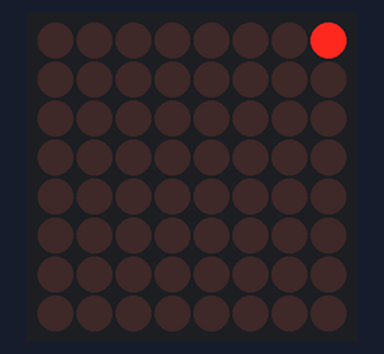
Bench run of a sketch on a simulated Arduino Uno, built with avr-gcc and run on an emulated ATmega328P. Shown: 8×8 LED matrix. Wiring (inferred from the names in the program): MAX7219 LED driver (orientation assumed): data A2; clock A0; CS A1.

Above: at 0.1 s.
At 0.9 s:
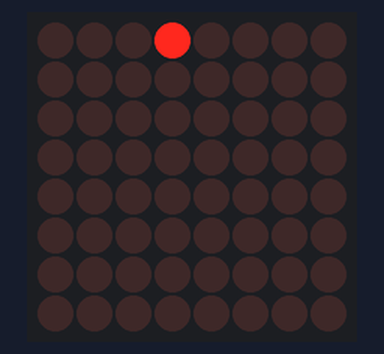
At 1.7 s:
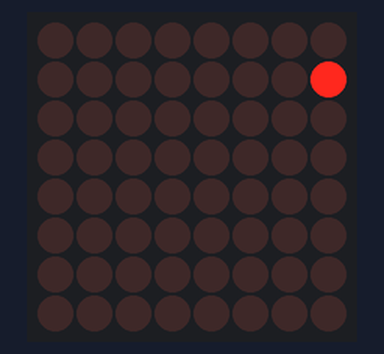
At 3.3 s:
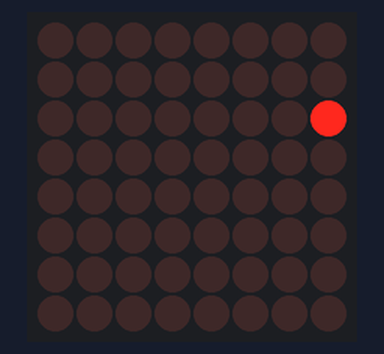
At 6.7 s:
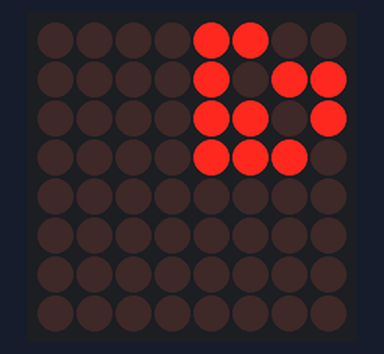
At 8.2 s:
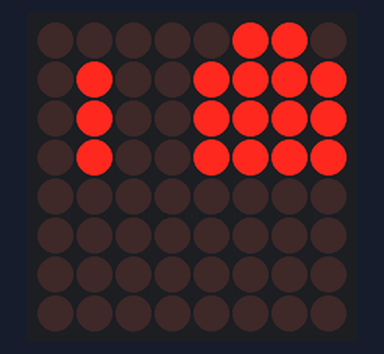

Measured:
- what the display in image 4 shows lasts 1.5 s, from 6.6 s to 8.1 s

The sketch:

7segment_MAX7219.ino
```cpp
#define dataPin A2 // we first start by giving the name of our signals to better
#define latchPin A1 // refence then later on. Now we use the GPIO location to know
#define clockPin A0 // where the signals are coming out of the microcontroler
// the link below will explain in detial how #define works
//https://www.arduino.cc/reference/en/language/structure/further-syntax/define/

//void writeMAX7219(int LATCH,int CLOCK,int DATA,byte Address,byte Command);
//void segment_Sweep();
//void INIT_MAX7219();

void setup() {
  // put your setup code here, to run once:
  // This is where we will define our GPIO as either input or output
  // in this case, they will be output as we are sending them from the
  // arduino to the chip
  pinMode(latchPin, OUTPUT);
  pinMode(clockPin, OUTPUT);
  pinMode(dataPin, OUTPUT);
  // Our setup is down, now lets work on the main code
  Serial.begin(9600); // thisl ine starts the infinite loop called void loop()
  //https://www.arduino.cc/reference/en/language/functions/communication/serial/
  //https://www.arduino.cc/en/serial/begin
}

void loop() {
  // put your main code here, to run repeatedly:
  // add the data sheet pic and the drawing
  static bool setup_Display = false; //"Variables declared as static will only be created and initialized the first time a function is called."
  https://www.arduino.cc/reference/en/language/variables/variable-scope-qualifiers/static/
  if (setup_Display == false)
  {
    INIT_MAX7219();
    setup_Display = true;
    }
  segment_Sweep();

}

void segment_Sweep(){
  for(byte Address = 0x01;Address<=0x04;Address++)
  {//loop from address 1 to address 4, digits 0 through 3
    for(byte Command = 0x01; Command<=0x80 && Command != 0x00;Command*=2) // after Command reaches 128, the next *=2 will cause and over flow and make command = 0x00
    {//loop through all segments
      writeMAX7219(latchPin,clockPin,dataPin,Address,Command);
      delay(200);
    }
    writeMAX7219(latchPin,clockPin,dataPin,Address,0x00); //clears the last digit
  }

  delay(200);
  set_Decode_Mode(3); //turns decode on for digit 0-3 / 1-4
  writeMAX7219(latchPin,clockPin,dataPin,0x01,0x0C);
  writeMAX7219(latchPin,clockPin,dataPin,0x02,0x0B);
  writeMAX7219(latchPin,clockPin,dataPin,0x03,0x0D);
  writeMAX7219(latchPin,clockPin,dataPin,0x04,0x0E);
  delay(1500);
  writeMAX7219(latchPin,clockPin,dataPin,0x01,0x0F); //clears all bits
  writeMAX7219(latchPin,clockPin,dataPin,0x02,0x0F); //for digit 0-3 / 1-4
  writeMAX7219(latchPin,clockPin,dataPin,0x03,0x0F);
  writeMAX7219(latchPin,clockPin,dataPin,0x04,0x0F);
  set_Decode_Mode(0); //removes decode mode and allows to light up individual bits

  while(true)
  {
    writeMAX7219(latchPin,clockPin,dataPin,0x01,0x06);
    writeMAX7219(latchPin,clockPin,dataPin,0x02,0x4F);
    writeMAX7219(latchPin,clockPin,dataPin,0x03,0x4F);
    writeMAX7219(latchPin,clockPin,dataPin,0x04,0x4F);
  }
}

void set_Decode_Mode(int select){ // Decode means code B font which can be found in the data sheet for the MAX7219 chip
  switch (select) { //No decode means that we can light up a segment based on the bits used
  case 1:
    writeMAX7219(latchPin,clockPin,dataPin,0x09,0x00);// No decode for digits 7–0
    break;
  case 2:
    writeMAX7219(latchPin,clockPin,dataPin,0x09,0x01);// Code B decode for digit 0 No decode for digits 7–1
    break;
  case 3:
    writeMAX7219(latchPin,clockPin,dataPin,0x09,0x0F);// Code B decode for digits 3–0 No decode for digits 7–4
    break;
  case 4:
    writeMAX7219(latchPin,clockPin,dataPin,0x09,0xFF);// Code B decode for digits 7–0
    break;
  default:
    writeMAX7219(latchPin,clockPin,dataPin,0x09,0x00);// No decode for digits 7–0
    break;
}
  }

void INIT_MAX7219(){
  writeMAX7219(latchPin,clockPin,dataPin,0x0C,0x00);//Shutdown mode while setting up config.
  writeMAX7219(latchPin,clockPin,dataPin,0x0A,0x07);//Midrange Brightness Mode
  writeMAX7219(latchPin,clockPin,dataPin,0x0B,0x03);//scan only digits 0-3 i.e the ones we use
  writeMAX7219(latchPin,clockPin,dataPin,0x09,0x00);//No decode for all digits
  writeMAX7219(latchPin,clockPin,dataPin,0x04,0x00);//Write BLANK to digit 3
  writeMAX7219(latchPin,clockPin,dataPin,0x03,0x00);//Write BLANK to digit 2
  writeMAX7219(latchPin,clockPin,dataPin,0x02,0x00);//Write BLANK to digit 1
  writeMAX7219(latchPin,clockPin,dataPin,0x01,0x00);//Write BLANK to digit 0
  writeMAX7219(latchPin,clockPin,dataPin,0x0C,0x01);//Normal mode
  }

void writeMAX7219(int LATCH,int CLOCK,int DATA,byte Address,byte Command){ //could we get ruf og LATCH and Clock bc they are global?
  //only one thing uses it at a time, even with threading.. i think
  digitalWrite(LATCH, LOW);//the chip admits data when latch is set to low
  digitalWrite(CLOCK, LOW);//the chip stores data on the rising clock edge
  //https://www.arduino.cc/reference/en/language/functions/digital-io/digitalwrite/
  //shiftOut(dataPin, clockPin, bitOrder, value)
  //https://www.arduino.cc/reference/en/language/functions/advanced-io/shiftout/
  shiftOut(DATA, CLOCK, MSBFIRST, Address);
  shiftOut(DATA, CLOCK, MSBFIRST, Command);
  //Data bits are labeled D0–D15
  //(Table 1). D8–D11 contain the register address.
  //D0–D7 contain the data, and D12–D15 are “don’t care”
  //bits. The first received is D15, the most significant bit
  //(MSB). https://datasheets.maximintegrated.com/en/ds/MAX7219-MAX7221.pdf
  digitalWrite(LATCH, HIGH);//the chip stores data when latch rises
}
```
